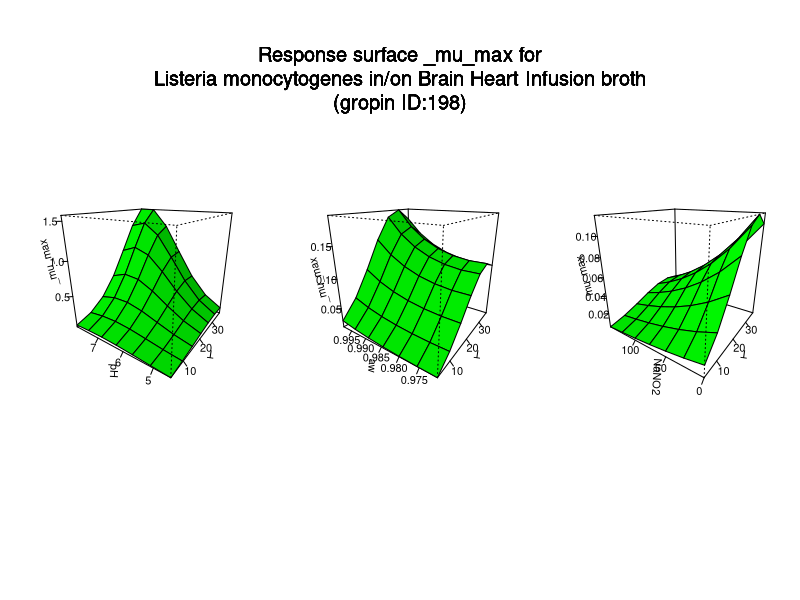

Recreate this plot in R.
#############################
# start of Parameter script
#############################
T <- seq(4.004,36.963036963037,length.out=7)
pH <- seq(4.5045,7.99200799200799,length.out=7)
aw <- seq(0.97097,0.998001998001998,length.out=7)
NaNO2 <- seq(0,149.85014985015,length.out=7)
#############################
# end of Parameter script
#############################
############################# 
# start of Model script Gropin ID 198 
#############################
 
# constant coefficients for this model
 
variables <- data.frame(T,pH,aw,NaNO2)
argumentsPar <- unique.data.frame(expand.grid(variables))
 
# heart of the model
response_surface <- function(T,pH,aw,NaNO2) {
   mumax <-log(2)/exp((-732.446-(0.175*T)+(1565.5724*aw)-(9.5432*pH)+(0.0292*NaNO2)+(0.0718*T*aw)-(0.0143*T*pH)+(0.000005*T*NaNO2)+(6.1934*aw*pH)-(0.00716*aw*NaNO2)-(0.00283*pH*NaNO2)+(0.00273*(T^2))-(819.613*(aw^2))+(0.2633*(pH^2))-(0.000001*(NaNO2^2))))

	return(mumax=mumax)
} 

# output parameters
responseSurface <- cbind(argumentsPar,response_surface(argumentsPar['T'],argumentsPar['pH'],argumentsPar['aw'],argumentsPar['NaNO2']))
colnames(responseSurface) <- c(colnames(argumentsPar),'mumax')
#############################
# End of Model script
#############################
############################# 
# start of Visualisation script Gropin ID 198 
#############################
titleText <-'Response surface _mu_max for
Listeria monocytogenes in/on Brain Heart Infusion broth
(gropin ID:198)'
argPar1 <- unique.data.frame(expand.grid(T,pH))
argPar2 <- unique.data.frame(expand.grid(T,aw))
argPar3 <- unique.data.frame(expand.grid(T,NaNO2))
z1 <- matrix(unlist(response_surface(T = argPar1[1],pH = argPar1[2],aw = aw[1],NaNO2 = NaNO2[1])),nrow=7)
z2 <- matrix(unlist(response_surface(T = argPar2[1],aw = argPar2[2],pH = pH[1],NaNO2 = NaNO2[1])),nrow=7)
z3 <- matrix(unlist(response_surface(T = argPar3[1],NaNO2 = argPar3[2],pH = pH[1],aw = aw[1])),nrow=7)
# adding precaution if response surface is zero
myZLim1 <- range(z1)
if(myZLim1[1] == myZLim1[2]) myZLim1[2] <- myZLim1[2]+1
myZLim2 <- range(z2)
if(myZLim2[1] == myZLim2[2]) myZLim2[2] <- myZLim2[2]+1
myZLim3 <- range(z3)
if(myZLim3[1] == myZLim3[2]) myZLim3[2] <- myZLim3[2]+1
if(length(T)>1 & length(pH)>1 & length(aw)>1 & length(NaNO2)>1) {
	par(mfrow = c(1,3))
	persp(T,pH,z1,col = 'green',xlab='T',ylab='pH',zlab='_mu_max',zlim=myZLim1,theta=305,phi=20,shade=0.25,ticktype = 'detailed')
	persp(T,aw,z2,col = 'green',xlab='T',ylab='aw',zlab='_mu_max',zlim=myZLim2,theta=305,phi=20,shade=0.25,ticktype = 'detailed')
	persp(T,NaNO2,z3,col = 'green',xlab='T',ylab='NaNO2',zlab='_mu_max',zlim=myZLim3,theta=305,phi=20,shade=0.25,ticktype = 'detailed')
	mtext(titleText,outer=T,  cex=1.2, line=-8.5, side=3)
} else {
		myPars <- unique.data.frame(expand.grid(T,pH,aw,NaNO2))
		myZ <-matrix(unlist(response_surface(myPars[,1],myPars[,2],myPars[,3],myPars[,4])),nrow=7)
		myZLim <- range(myZ)
if(myZLim[1] == myZLim[2]) myZLim[2] <- myZLim[2]+1
	if(length(aw)==1 & length(NaNO2)==1) {
		persp(T,pH,myZ,col = 'green',xlab='T',ylab='pH',zlab='_mu_max',main=titleText,sub=paste('other variable: aw =',round(aw,digits = 2), 'NaNO2 =',round(NaNO2,digits = 2)),zlim=myZLim,theta=305,phi=20,shade=0.25,ticktype = 'detailed')
	}
	if(length(pH)==1 & length(NaNO2)==1) {
		persp(T,aw,myZ,col = 'green',xlab='T',ylab='aw',zlab='_mu_max',main=titleText,sub=paste('other variable: pH =',round(pH,digits = 2), 'NaNO2 =',round(NaNO2,digits = 2)),zlim=myZLim,theta=305,phi=20,shade=0.25,ticktype = 'detailed')
	}
	if(length(pH)==1 & length(aw)==1) {
		persp(T,NaNO2,myZ,col = 'green',xlab='T',ylab='NaNO2',zlab='_mu_max',main=titleText,sub=paste('other variable: pH =',round(pH,digits = 2), 'aw =',round(aw,digits = 2)),zlim=myZLim,theta=305,phi=20,shade=0.25,ticktype = 'detailed')
	}
	if(length(T)==1 & length(NaNO2)==1) {
		persp(pH,aw,myZ,col = 'green',xlab='pH',ylab='aw',zlab='_mu_max',main=titleText,sub=paste('other variable: T =',round(T,digits = 2), 'NaNO2 =',round(NaNO2,digits = 2)),zlim=myZLim,theta=305,phi=20,shade=0.25,ticktype = 'detailed')
	}
	if(length(T)==1 & length(aw)==1) {
		persp(pH,NaNO2,myZ,col = 'green',xlab='pH',ylab='NaNO2',zlab='_mu_max',main=titleText,sub=paste('other variable: T =',round(T,digits = 2), 'aw =',round(aw,digits = 2)),zlim=myZLim,theta=305,phi=20,shade=0.25,ticktype = 'detailed')
	}
	if(length(T)==1 & length(pH)==1) {
		persp(aw,NaNO2,myZ,col = 'green',xlab='aw',ylab='NaNO2',zlab='_mu_max',main=titleText,sub=paste('other variable: T =',round(T,digits = 2), 'pH =',round(pH,digits = 2)),zlim=myZLim,theta=305,phi=20,shade=0.25,ticktype = 'detailed')
	}
}
#############################
# End of Visualisation script
#############################
